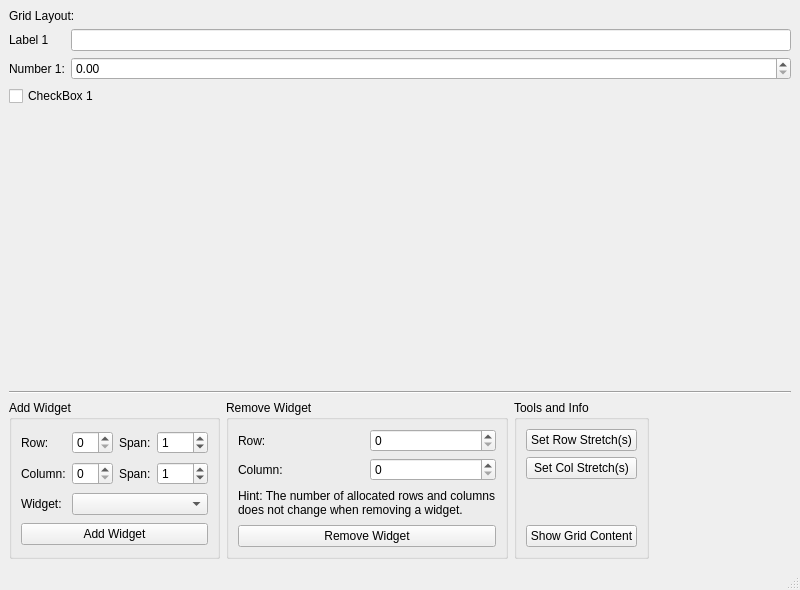
<?xml version="1.0" encoding="UTF-8"?>
<ui version="4.0">
 <class>MainWindow</class>
 <widget class="QMainWindow" name="MainWindow">
  <property name="geometry">
   <rect>
    <x>0</x>
    <y>0</y>
    <width>800</width>
    <height>590</height>
   </rect>
  </property>
  <property name="windowTitle">
   <string>Dynamic GridLayout Example</string>
  </property>
  <widget class="QWidget" name="centralwidget">
   <layout class="QVBoxLayout" name="verticalLayout">
    <item>
     <widget class="QLabel" name="lblCaption">
      <property name="text">
       <string>Grid Layout:</string>
      </property>
     </widget>
    </item>
    <item>
     <layout class="QGridLayout" name="gridLayout">
      <item row="0" column="0">
       <widget class="QLabel" name="label">
        <property name="text">
         <string>Label 1</string>
        </property>
       </widget>
      </item>
      <item row="0" column="1">
       <widget class="QLineEdit" name="lineEdit"/>
      </item>
      <item row="1" column="0">
       <widget class="QLabel" name="label_3">
        <property name="text">
         <string>Number 1:</string>
        </property>
       </widget>
      </item>
      <item row="1" column="1">
       <widget class="QDoubleSpinBox" name="doubleSpinBox"/>
      </item>
      <item row="2" column="0" colspan="2">
       <widget class="QCheckBox" name="checkBox">
        <property name="text">
         <string>CheckBox 1</string>
        </property>
       </widget>
      </item>
     </layout>
    </item>
    <item>
     <spacer name="verticalSpacer">
      <property name="orientation">
       <enum>Qt::Vertical</enum>
      </property>
      <property name="sizeHint" stdset="0">
       <size>
        <width>20</width>
        <height>40</height>
       </size>
      </property>
     </spacer>
    </item>
    <item>
     <widget class="Line" name="line">
      <property name="orientation">
       <enum>Qt::Horizontal</enum>
      </property>
     </widget>
    </item>
    <item>
     <layout class="QHBoxLayout" name="horizontalLayout">
      <item>
       <widget class="QGroupBox" name="groupAddWidget">
        <property name="title">
         <string>Add Widget</string>
        </property>
        <layout class="QGridLayout" name="gridLayout_3">
         <item row="0" column="5">
          <widget class="QSpinBox" name="spinAddRowSpan">
           <property name="minimum">
            <number>-100</number>
           </property>
           <property name="maximum">
            <number>100</number>
           </property>
           <property name="value">
            <number>1</number>
           </property>
          </widget>
         </item>
         <item row="0" column="2" colspan="2">
          <widget class="QSpinBox" name="spinAddRowFrom"/>
         </item>
         <item row="0" column="4">
          <widget class="QLabel" name="label_6">
           <property name="text">
            <string>Span:</string>
           </property>
          </widget>
         </item>
         <item row="1" column="5">
          <widget class="QSpinBox" name="spinAddColSpan">
           <property name="minimum">
            <number>-100</number>
           </property>
           <property name="maximum">
            <number>100</number>
           </property>
           <property name="value">
            <number>1</number>
           </property>
          </widget>
         </item>
         <item row="1" column="2" colspan="2">
          <widget class="QSpinBox" name="spinAddColFrom"/>
         </item>
         <item row="1" column="4">
          <widget class="QLabel" name="label_7">
           <property name="text">
            <string>Span:</string>
           </property>
          </widget>
         </item>
         <item row="2" column="2" colspan="4">
          <widget class="QComboBox" name="comboAddWidget"/>
         </item>
         <item row="3" column="0" colspan="6">
          <widget class="QPushButton" name="btnAddWidget">
           <property name="text">
            <string>Add Widget</string>
           </property>
          </widget>
         </item>
         <item row="0" column="0" colspan="2">
          <widget class="QLabel" name="label_5">
           <property name="text">
            <string>Row:</string>
           </property>
          </widget>
         </item>
         <item row="1" column="0" colspan="2">
          <widget class="QLabel" name="label_8">
           <property name="text">
            <string>Column:</string>
           </property>
          </widget>
         </item>
         <item row="2" column="0" colspan="2">
          <widget class="QLabel" name="label_9">
           <property name="text">
            <string>Widget:</string>
           </property>
          </widget>
         </item>
        </layout>
       </widget>
      </item>
      <item>
       <widget class="QGroupBox" name="groupRemoveWidget">
        <property name="title">
         <string>Remove Widget</string>
        </property>
        <layout class="QGridLayout" name="gridLayout_2">
         <item row="0" column="0">
          <widget class="QLabel" name="label_2">
           <property name="text">
            <string>Row:</string>
           </property>
          </widget>
         </item>
         <item row="1" column="1">
          <widget class="QSpinBox" name="spinRemoveColumn"/>
         </item>
         <item row="0" column="1">
          <widget class="QSpinBox" name="spinRemoveRow"/>
         </item>
         <item row="3" column="0" colspan="2">
          <widget class="QPushButton" name="btnRemoveWidget">
           <property name="text">
            <string>Remove Widget</string>
           </property>
          </widget>
         </item>
         <item row="1" column="0">
          <widget class="QLabel" name="label_4">
           <property name="text">
            <string>Column:</string>
           </property>
          </widget>
         </item>
         <item row="2" column="0" colspan="2">
          <widget class="QLabel" name="label_10">
           <property name="text">
            <string>Hint: The number of allocated rows and columns does not change when removing a widget.</string>
           </property>
           <property name="wordWrap">
            <bool>true</bool>
           </property>
          </widget>
         </item>
        </layout>
       </widget>
      </item>
      <item>
       <widget class="QGroupBox" name="groupBox">
        <property name="title">
         <string>Tools and Info</string>
        </property>
        <layout class="QVBoxLayout" name="verticalLayout_2">
         <item>
          <widget class="QPushButton" name="btnRowStretch">
           <property name="text">
            <string>Set Row Stretch(s)</string>
           </property>
          </widget>
         </item>
         <item>
          <widget class="QPushButton" name="btnColStretch">
           <property name="text">
            <string>Set Col Stretch(s)</string>
           </property>
          </widget>
         </item>
         <item>
          <spacer name="verticalSpacer_2">
           <property name="orientation">
            <enum>Qt::Vertical</enum>
           </property>
           <property name="sizeType">
            <enum>QSizePolicy::Preferred</enum>
           </property>
           <property name="sizeHint" stdset="0">
            <size>
             <width>20</width>
             <height>40</height>
            </size>
           </property>
          </spacer>
         </item>
         <item>
          <widget class="QPushButton" name="btnInfo">
           <property name="text">
            <string>Show Grid Content</string>
           </property>
          </widget>
         </item>
        </layout>
       </widget>
      </item>
      <item>
       <spacer name="horizontalSpacer">
        <property name="orientation">
         <enum>Qt::Horizontal</enum>
        </property>
        <property name="sizeHint" stdset="0">
         <size>
          <width>40</width>
          <height>20</height>
         </size>
        </property>
       </spacer>
      </item>
     </layout>
    </item>
   </layout>
  </widget>
  <widget class="QMenuBar" name="menubar">
   <property name="geometry">
    <rect>
     <x>0</x>
     <y>0</y>
     <width>800</width>
     <height>21</height>
    </rect>
   </property>
  </widget>
  <widget class="QStatusBar" name="statusbar"/>
 </widget>
 <tabstops>
  <tabstop>lineEdit</tabstop>
  <tabstop>doubleSpinBox</tabstop>
  <tabstop>checkBox</tabstop>
  <tabstop>spinAddRowFrom</tabstop>
  <tabstop>spinAddRowSpan</tabstop>
  <tabstop>spinAddColFrom</tabstop>
  <tabstop>spinAddColSpan</tabstop>
  <tabstop>comboAddWidget</tabstop>
  <tabstop>btnAddWidget</tabstop>
  <tabstop>spinRemoveRow</tabstop>
  <tabstop>spinRemoveColumn</tabstop>
  <tabstop>btnRemoveWidget</tabstop>
  <tabstop>btnRowStretch</tabstop>
  <tabstop>btnColStretch</tabstop>
  <tabstop>btnInfo</tabstop>
 </tabstops>
 <resources/>
 <connections/>
</ui>
